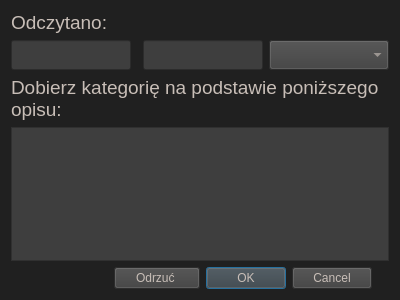
<?xml version="1.0" encoding="UTF-8"?>
<ui version="4.0">
 <class>csv_dialog</class>
 <widget class="QDialog" name="csv_dialog">
  <property name="geometry">
   <rect>
    <x>0</x>
    <y>0</y>
    <width>400</width>
    <height>300</height>
   </rect>
  </property>
  <property name="windowTitle">
   <string>Dialog</string>
  </property>
  <property name="styleSheet">
   <string notr="true">QDialog { background-color: #202020 }

QLabel { color: #c8beb7 }

QLineEdit {
	color: #c8beb7;
	background-color: #3e3e3e;
}

QPlainTextEdit {
	color: #c8beb7;
	background-color: #3e3e3e;
}

QComboBox{ 
	color: #c8beb7;
	background-color: #3e3e3e;
}

QComboBox QAbstractItemView {	/* zmiana kolorów listy rozwijanej */
	background-color: #202020;
	color: #c8beb7;
}

QDialogButtonBox QPushButton {
	background-color: #3e3e3e;
	color: #c8beb7
}

QPushButton {
	background-color: #3e3e3e;
	color: #c8beb7
}</string>
  </property>
  <layout class="QGridLayout" name="gridLayout">
   <item row="0" column="0">
    <widget class="QLabel" name="label">
     <property name="font">
      <font>
       <pointsize>14</pointsize>
      </font>
     </property>
     <property name="text">
      <string>Odczytano:</string>
     </property>
    </widget>
   </item>
   <item row="1" column="0" colspan="2">
    <widget class="QLineEdit" name="date_line_edit">
     <property name="sizePolicy">
      <sizepolicy hsizetype="Fixed" vsizetype="Fixed">
       <horstretch>0</horstretch>
       <verstretch>0</verstretch>
      </sizepolicy>
     </property>
     <property name="minimumSize">
      <size>
       <width>120</width>
       <height>30</height>
      </size>
     </property>
    </widget>
   </item>
   <item row="1" column="2" colspan="2">
    <widget class="QLineEdit" name="amount_line_edit">
     <property name="sizePolicy">
      <sizepolicy hsizetype="Fixed" vsizetype="Fixed">
       <horstretch>0</horstretch>
       <verstretch>0</verstretch>
      </sizepolicy>
     </property>
     <property name="minimumSize">
      <size>
       <width>120</width>
       <height>30</height>
      </size>
     </property>
    </widget>
   </item>
   <item row="1" column="4">
    <widget class="QComboBox" name="category_combobox">
     <property name="sizePolicy">
      <sizepolicy hsizetype="Fixed" vsizetype="Fixed">
       <horstretch>0</horstretch>
       <verstretch>0</verstretch>
      </sizepolicy>
     </property>
     <property name="minimumSize">
      <size>
       <width>120</width>
       <height>30</height>
      </size>
     </property>
    </widget>
   </item>
   <item row="2" column="0" colspan="5">
    <widget class="QLabel" name="label_2">
     <property name="font">
      <font>
       <pointsize>14</pointsize>
      </font>
     </property>
     <property name="text">
      <string>Dobierz kategorię na podstawie poniższego opisu:</string>
     </property>
     <property name="wordWrap">
      <bool>true</bool>
     </property>
    </widget>
   </item>
   <item row="3" column="0" colspan="5">
    <widget class="QPlainTextEdit" name="description_text_edit">
     <property name="font">
      <font>
       <pointsize>12</pointsize>
      </font>
     </property>
    </widget>
   </item>
   <item row="4" column="3" colspan="2">
    <widget class="QDialogButtonBox" name="buttonBox">
     <property name="sizePolicy">
      <sizepolicy hsizetype="Fixed" vsizetype="Fixed">
       <horstretch>0</horstretch>
       <verstretch>0</verstretch>
      </sizepolicy>
     </property>
     <property name="orientation">
      <enum>Qt::Horizontal</enum>
     </property>
     <property name="standardButtons">
      <set>QDialogButtonBox::Cancel|QDialogButtonBox::Ok</set>
     </property>
    </widget>
   </item>
   <item row="4" column="1" colspan="2">
    <widget class="QPushButton" name="reject_button">
     <property name="text">
      <string>Odrzuć </string>
     </property>
    </widget>
   </item>
  </layout>
 </widget>
 <resources/>
 <connections>
  <connection>
   <sender>buttonBox</sender>
   <signal>accepted()</signal>
   <receiver>csv_dialog</receiver>
   <slot>accept()</slot>
   <hints>
    <hint type="sourcelabel">
     <x>248</x>
     <y>254</y>
    </hint>
    <hint type="destinationlabel">
     <x>157</x>
     <y>274</y>
    </hint>
   </hints>
  </connection>
  <connection>
   <sender>buttonBox</sender>
   <signal>rejected()</signal>
   <receiver>csv_dialog</receiver>
   <slot>reject()</slot>
   <hints>
    <hint type="sourcelabel">
     <x>316</x>
     <y>260</y>
    </hint>
    <hint type="destinationlabel">
     <x>286</x>
     <y>274</y>
    </hint>
   </hints>
  </connection>
 </connections>
</ui>
